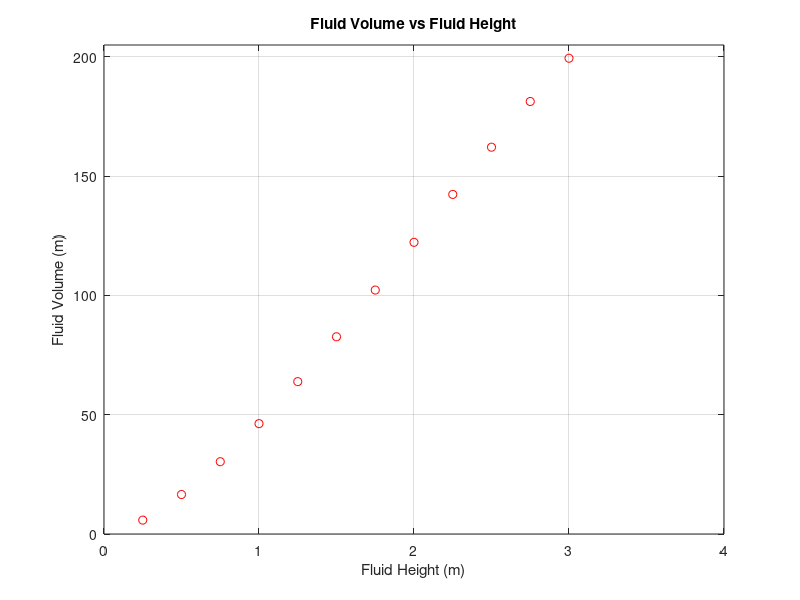

Write MATLAB code to recreate this figure.
%%%%%%%%%%%%%%%%%%%%%%%%%%%%%%%%%%%%%%%%%%%%%%%%%%%%%%%%%%%%%%%%%%%%%
% ENGR 132 
% Program Description: 
% This program given testing values as variables will calculate the tank
% radius, and cylindrical section length, the maximum tank volume, the
% values for fluid heights of the maximum tolerance, and the maximum
% allowable tolerance. Then it will run a loop determining if the fluid
% volume in the tank is less than the difference between the safe tank
% volume and the maxium allowable tolerance.
%
% Assignment Information
%   Assignment:     A08, Problem #3
%   Author:         Luke Canfield, lcanfiel@purdue.edu
%   Team ID:        Team 29
%   Academic Integrity:
%     [] I worked with one or more peers but our collaboration
%        maintained academic integrity.
%     Peers I worked with: Name, login@purdue [repeat for each]
%%%%%%%%%%%%%%%%%%%%%%%%%%%%%%%%%%%%%%%%%%%%%%%%%%%%%%%%%%%%%%%%%%%%%


%% ____________________
%% INITIALIZATION
% fluid_v = fluid volume
% height = fluid height 
% max_fluid_v = maximum tank volume
% V_tol = maximum allowable tolerance
% cylinder_l = cylindrical section length 
% R = radius of tank
% safety_v = safety volume of tank
% vector_v = list of fluid volume values in 'for' loop
% vector_h = list of height values in 'for'loop
tank_d = 4.1; %tank diameter
total_l = 20.5; %total length of tank
change_h = 0.25; %fluid height increment
safety_p = 0.8; %safety percent of tank
iterations = 0; %number of iterations

%% ____________________
%% CALCULATIONS %((pi * tank_d^2 * (3 * R - tank_d)) / 3)+
R = tank_d / 2; %calculates the radius of the tank
cylinder_l = total_l - tank_d; %calculates the cylindrical section length
max_fluid_v = ((pi * tank_d^2 * (3 * R - tank_d)) / 3) + cylinder_l *...
    (R^2 * acos((R - tank_d) / R) - (R - tank_d) * sqrt(2 * R * tank_d -...
    tank_d^2));
%calculates maximum volume of tank
V_tol = 2 * (R + 0.5 * change_h) - 0 * (R - 0.5 * change_h); 
%calculates the maximum allowable tolerance
height = 0;
safety_v = max_fluid_v * safety_p; %calculates safety volume
fluid_v = ((pi * height^2 * (3 * R - height)) / 3) + cylinder_l *...
    (R^2 * acos((R - height) / R) - (R - height) * sqrt(2 * R * height -...
    height^2));

for index = 1:9
    while fluid_v < safety_v - V_tol
        height = height + change_h * index;
        fluid_v = ((pi * height^2 * (3 * R - height)) / 3) + cylinder_l *...
        (R^2 * acos((R - height) / R) - (R - height) * sqrt(2 * R * height...
        - height^2));
    iterations = iterations + 1;
    end
end
vector_h = [0.25, 0.50, 0.75, 1, 1.25, 1.50, 1.75, 2.00, 2.25, 2.50, ...
    2.75, 3.00]; 
vector_v = [5.82, 16.55, 30.31, 46.27, 63.88, 82.68, 102.27, 122.28, ...
    142.36, 162.16, 181.32, 199.46];
%% ____________________
%% FORMATTED TEXT & FIGURE DISPLAY
fprintf("Iterations: %0.2f\n", iterations);
fprintf("Safety Volume: %0.2f\n", safety_v);
fprintf("Final fluid volume: %0.2f\n", fluid_v);

plot(vector_h,vector_v, 'ro')
title("Fluid Volume vs Fluid Height")
xlabel("Fluid Height (m)")
ylabel("Fluid Volume (m)")
grid on
axis([0, 4, 0, 205])
%% ____________________
%% RESULTS

%Iterations: 12.00
%Safety Volume: 202.09
%Final fluid volume: 199.46

%% Luke Canfield
%% ACADEMIC INTEGRITY STATEMENT
% I have not used source code obtained from any other unauthorized
% source, either modified or unmodified. I have not provided
% access to my code to anyone in any way. The script I am 
% submitting is my own original work.







